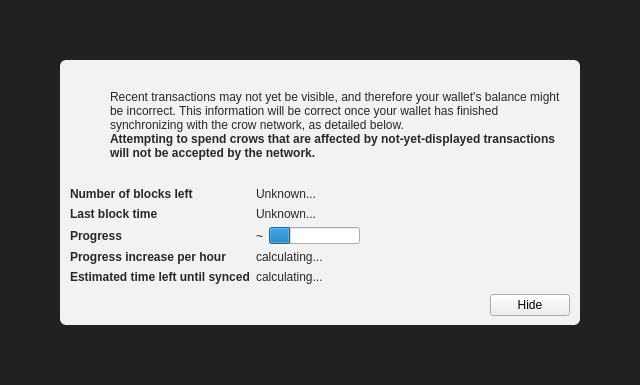
<?xml version="1.0" encoding="UTF-8"?>
<ui version="4.0">
 <class>ModalOverlay</class>
 <widget class="ModalOverlay" name="ModalOverlay">
  <property name="geometry">
   <rect>
    <x>0</x>
    <y>0</y>
    <width>640</width>
    <height>385</height>
   </rect>
  </property>
  <property name="windowTitle">
   <string>Form</string>
  </property>
  <layout class="QVBoxLayout" name="verticalLayout" stretch="0">
   <property name="sizeConstraint">
    <enum>QLayout::SetDefaultConstraint</enum>
   </property>
   <property name="leftMargin">
    <number>0</number>
   </property>
   <property name="topMargin">
    <number>0</number>
   </property>
   <property name="rightMargin">
    <number>0</number>
   </property>
   <property name="bottomMargin">
    <number>0</number>
   </property>
   <item>
    <widget class="QWidget" name="bgWidget" native="true">
     <property name="styleSheet">
      <string notr="true">#bgWidget { background: rgba(0,0,0,220); }</string>
     </property>
     <layout class="QVBoxLayout" name="verticalLayoutMain" stretch="1">
      <property name="leftMargin">
       <number>60</number>
      </property>
      <property name="topMargin">
       <number>60</number>
      </property>
      <property name="rightMargin">
       <number>60</number>
      </property>
      <property name="bottomMargin">
       <number>60</number>
      </property>
      <item>
       <widget class="QWidget" name="contentWidget" native="true">
        <property name="styleSheet">
         <string notr="true">#contentWidget { background: rgba(255,255,255,240); border-radius: 6px; }

QLabel { color: rgb(40,40,40);  }</string>
        </property>
        <layout class="QVBoxLayout" name="verticalLayoutSub" stretch="1,0,0,0">
         <property name="spacing">
          <number>0</number>
         </property>
         <property name="leftMargin">
          <number>10</number>
         </property>
         <property name="topMargin">
          <number>10</number>
         </property>
         <property name="rightMargin">
          <number>10</number>
         </property>
         <property name="bottomMargin">
          <number>10</number>
         </property>
         <item>
          <layout class="QHBoxLayout" name="horizontalLayoutIconText" stretch="0,1">
           <property name="topMargin">
            <number>20</number>
           </property>
           <item>
            <layout class="QVBoxLayout" name="verticalLayoutIcon">
             <property name="leftMargin">
              <number>0</number>
             </property>
             <item>
              <widget class="QPushButton" name="warningIcon">
               <property name="enabled">
                <bool>false</bool>
               </property>
               <property name="text">
                <string/>
               </property>
               <property name="icon">
                <iconset>
                 <normaloff>:/icons/warning</normaloff>
                 <disabledoff>:/icons/warning</disabledoff>:/icons/warning</iconset>
               </property>
               <property name="iconSize">
                <size>
                 <width>48</width>
                 <height>48</height>
                </size>
               </property>
               <property name="flat">
                <bool>true</bool>
               </property>
              </widget>
             </item>
             <item>
              <spacer name="verticalSpacerWarningIcon">
               <property name="orientation">
                <enum>Qt::Vertical</enum>
               </property>
               <property name="sizeHint" stdset="0">
                <size>
                 <width>20</width>
                 <height>40</height>
                </size>
               </property>
              </spacer>
             </item>
            </layout>
           </item>
           <item>
            <layout class="QVBoxLayout" name="verticalLayoutInfoText">
             <property name="leftMargin">
              <number>0</number>
             </property>
             <property name="topMargin">
              <number>0</number>
             </property>
             <item>
              <widget class="QLabel" name="infoText">
               <property name="text">
                <string>Recent transactions may not yet be visible, and therefore your wallet's balance might be incorrect. This information will be correct once your wallet has finished synchronizing with the crow network, as detailed below.</string>
               </property>
               <property name="textFormat">
                <enum>Qt::RichText</enum>
               </property>
               <property name="wordWrap">
                <bool>true</bool>
               </property>
              </widget>
             </item>
             <item>
              <widget class="QLabel" name="infoTextStrong">
               <property name="font">
                <font>
                 <weight>75</weight>
                 <bold>true</bold>
                </font>
               </property>
               <property name="text">
                <string>Attempting to spend crows that are affected by not-yet-displayed transactions will not be accepted by the network.</string>
               </property>
               <property name="textFormat">
                <enum>Qt::RichText</enum>
               </property>
               <property name="wordWrap">
                <bool>true</bool>
               </property>
              </widget>
             </item>
             <item>
              <spacer name="verticalSpacerInTextSpace">
               <property name="orientation">
                <enum>Qt::Vertical</enum>
               </property>
               <property name="sizeHint" stdset="0">
                <size>
                 <width>20</width>
                 <height>40</height>
                </size>
               </property>
              </spacer>
             </item>
            </layout>
           </item>
          </layout>
         </item>
         <item>
          <spacer name="verticalSpacerAfterText">
           <property name="orientation">
            <enum>Qt::Vertical</enum>
           </property>
           <property name="sizeHint" stdset="0">
            <size>
             <width>20</width>
             <height>40</height>
            </size>
           </property>
          </spacer>
         </item>
         <item>
          <layout class="QFormLayout" name="formLayout">
           <property name="fieldGrowthPolicy">
            <enum>QFormLayout::FieldsStayAtSizeHint</enum>
           </property>
           <property name="horizontalSpacing">
            <number>6</number>
           </property>
           <property name="verticalSpacing">
            <number>6</number>
           </property>
           <property name="topMargin">
            <number>10</number>
           </property>
           <item row="0" column="0">
            <widget class="QLabel" name="labelNumberOfBlocksLeft">
             <property name="font">
              <font>
               <weight>75</weight>
               <bold>true</bold>
              </font>
             </property>
             <property name="text">
              <string>Number of blocks left</string>
             </property>
            </widget>
           </item>
           <item row="0" column="1">
            <widget class="QLabel" name="numberOfBlocksLeft">
             <property name="text">
              <string>Unknown...</string>
             </property>
            </widget>
           </item>
           <item row="1" column="0">
            <widget class="QLabel" name="labelLastBlockTime">
             <property name="font">
              <font>
               <weight>75</weight>
               <bold>true</bold>
              </font>
             </property>
             <property name="text">
              <string>Last block time</string>
             </property>
            </widget>
           </item>
           <item row="1" column="1">
            <widget class="QLabel" name="newestBlockDate">
             <property name="sizePolicy">
              <sizepolicy hsizetype="Maximum" vsizetype="Preferred">
               <horstretch>0</horstretch>
               <verstretch>0</verstretch>
              </sizepolicy>
             </property>
             <property name="text">
              <string>Unknown...</string>
             </property>
            </widget>
           </item>
           <item row="2" column="0">
            <widget class="QLabel" name="labelSyncDone">
             <property name="font">
              <font>
               <weight>75</weight>
               <bold>true</bold>
              </font>
             </property>
             <property name="text">
              <string>Progress</string>
             </property>
            </widget>
           </item>
           <item row="2" column="1">
            <layout class="QHBoxLayout" name="horizontalLayoutSync" stretch="0,1">
             <item>
              <widget class="QLabel" name="percentageProgress">
               <property name="text">
                <string notr="true">~</string>
               </property>
              </widget>
             </item>
             <item>
              <widget class="QProgressBar" name="progressBar">
               <property name="value">
                <number>24</number>
               </property>
               <property name="format">
                <string/>
               </property>
              </widget>
             </item>
            </layout>
           </item>
           <item row="4" column="0">
            <widget class="QLabel" name="labelProgressIncrease">
             <property name="font">
              <font>
               <weight>75</weight>
               <bold>true</bold>
              </font>
             </property>
             <property name="text">
              <string>Progress increase per hour</string>
             </property>
            </widget>
           </item>
           <item row="4" column="1">
            <widget class="QLabel" name="progressIncreasePerH">
             <property name="text">
              <string>calculating...</string>
             </property>
            </widget>
           </item>
           <item row="5" column="0">
            <widget class="QLabel" name="labelEstimatedTimeLeft">
             <property name="font">
              <font>
               <weight>75</weight>
               <bold>true</bold>
              </font>
             </property>
             <property name="text">
              <string>Estimated time left until synced</string>
             </property>
            </widget>
           </item>
           <item row="5" column="1">
            <widget class="QLabel" name="expectedTimeLeft">
             <property name="text">
              <string>calculating...</string>
             </property>
            </widget>
           </item>
          </layout>
         </item>
         <item>
          <layout class="QHBoxLayout" name="horizontalLayoutButtons">
           <property name="leftMargin">
            <number>10</number>
           </property>
           <property name="topMargin">
            <number>10</number>
           </property>
           <item>
            <spacer name="horizontalSpacer">
             <property name="orientation">
              <enum>Qt::Horizontal</enum>
             </property>
             <property name="sizeHint" stdset="0">
              <size>
               <width>40</width>
               <height>20</height>
              </size>
             </property>
            </spacer>
           </item>
           <item>
            <widget class="QPushButton" name="closeButton">
             <property name="text">
              <string>Hide</string>
             </property>
            </widget>
           </item>
          </layout>
         </item>
        </layout>
       </widget>
      </item>
     </layout>
    </widget>
   </item>
  </layout>
 </widget>
 <customwidgets>
  <customwidget>
   <class>ModalOverlay</class>
   <extends>QWidget</extends>
   <header>modaloverlay.h</header>
   <container>1</container>
  </customwidget>
 </customwidgets>
 <resources/>
 <connections/>
</ui>
